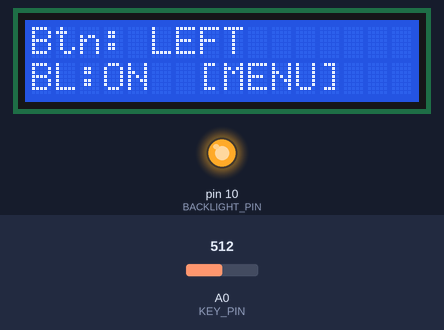
This sketch was run on a simulated Arduino Uno, built with avr-gcc and run on an emulated ATmega328P. On the bench: 16×2 character LCD, output pins drawn as LEDs (lit = HIGH). The test bench sets the inputs (shaded band); at power-on: A0 (KEY_PIN) = 512.

Above: at 2.4 s.
2.5 s: A0 (KEY_PIN) set to 535
At 3.5 s:
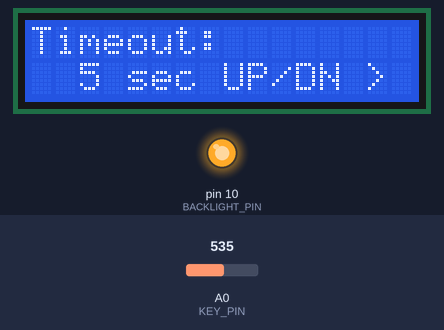
4.1 s: A0 (KEY_PIN) set to 508
At 5.0 s:
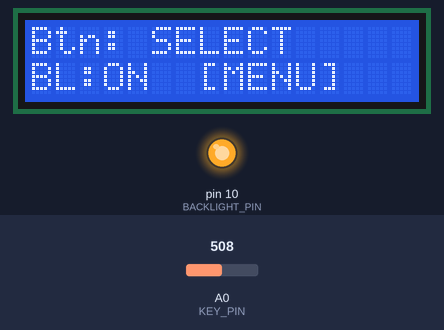
5.7 s: A0 (KEY_PIN) set to 320
At 6.6 s:
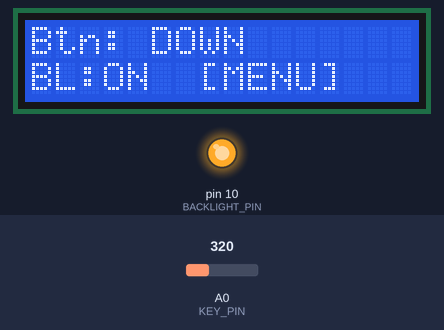
7.2 s: A0 (KEY_PIN) set to 170
At 8.2 s:
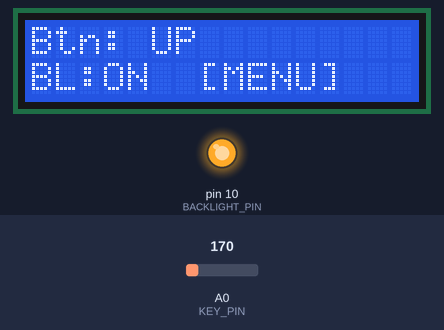
8.7 s: A0 (KEY_PIN) set to 40
At 9.8 s:
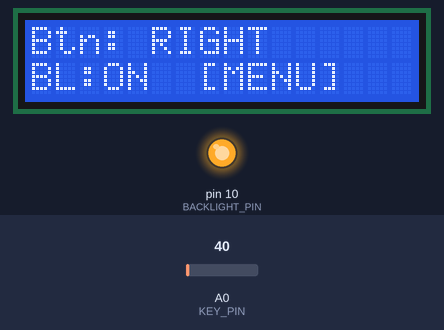
10.2 s: A0 (KEY_PIN) set to 60
At 16.3 s:
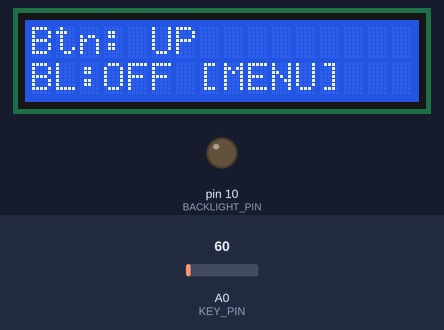
Timing chart, 0 to 16.9 s (numbered marks = the images above; inputs shaded):
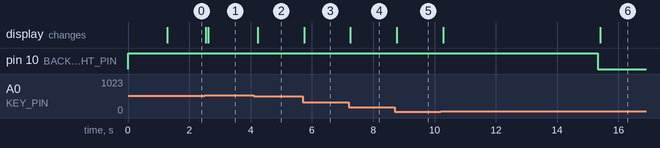

The sketch:

Menu.ino
```cpp
// Menu/Menu.ino
// Based on Demo/Demo.ino — adds a user menu for configuring backlight
// timeout duration and auto-off enable/disable without recompiling.
//
// Navigation:
//   Normal view  →  press SELECT to enter the menu
//   In menu      →  LEFT / RIGHT to move between menu items
//                   UP   / DOWN  to change the highlighted setting
//                   SELECT       to leave the menu and return to normal view
//
// Menu items:
//   1. Timeout  — choose from preset durations (5s, 10s, 15s, 30s, 1min, 2min, 5min)
//   2. Auto-Off — ENABLED or DISABLED

#include <LiquidCrystal.h>

// ---------------------------------------------------------------------------
// Hardware constants — match Demo.ino pin assignments
// ---------------------------------------------------------------------------
LiquidCrystal lcd(8, 9, 4, 5, 6, 7);

const int KEY_PIN      = A0;
const int BACKLIGHT_PIN = 10;

// Set BACKLIGHT_ON_LEVEL to LOW if your shield uses an active-LOW backlight.
const bool BACKLIGHT_ON_LEVEL  = HIGH;
const bool BACKLIGHT_OFF_LEVEL = !BACKLIGHT_ON_LEVEL;  // automatically the opposite level

// ---------------------------------------------------------------------------
// Button enum (same as Demo.ino)
// ---------------------------------------------------------------------------
enum Button { BTN_RIGHT, BTN_UP, BTN_DOWN, BTN_LEFT, BTN_SELECT, BTN_NONE };

// ---------------------------------------------------------------------------
// Menu state machine
// ---------------------------------------------------------------------------
// STATE_NORMAL     – shows current button + backlight status (like Demo.ino)
// STATE_MENU_TIMEOUT – lets the user pick a timeout duration
// STATE_MENU_AUTOOFF – lets the user enable/disable auto-off
enum MenuState { STATE_NORMAL, STATE_MENU_TIMEOUT, STATE_MENU_AUTOOFF };

// ---------------------------------------------------------------------------
// Timeout presets
// ---------------------------------------------------------------------------
const unsigned long TIMEOUT_OPTIONS[] = {
  5000UL,    //  5 seconds
  10000UL,   // 10 seconds
  15000UL,   // 15 seconds
  30000UL,   // 30 seconds
  60000UL,   //  1 minute
  120000UL,  //  2 minutes
  300000UL   //  5 minutes
};
const char* TIMEOUT_LABELS[] = {
  " 5 sec", "10 sec", "15 sec", "30 sec",
  " 1 min", " 2 min", " 5 min"
};
const int TIMEOUT_COUNT = 7;

// Timing constants
const unsigned long DEBOUNCE_DELAY_MS    = 40;   // ms a button must be stable before accepted
const unsigned long SPLASH_SCREEN_DELAY_MS = 1200; // ms to show the startup message
const unsigned long LOOP_DELAY_MS        = 80;   // ms between each loop iteration (refresh rate)

// ---------------------------------------------------------------------------
// Runtime state
// ---------------------------------------------------------------------------
int           timeoutIndex   = 0;     // index into TIMEOUT_OPTIONS / TIMEOUT_LABELS
bool          autoOffEnabled = true;  // whether backlight auto-off is active
unsigned long lastActivityMs = 0;     // millis() of last button press
bool          backlightIsOn  = true;
MenuState     menuState      = STATE_NORMAL;

// ---------------------------------------------------------------------------
// Helper: read and debounce the keypad
// ---------------------------------------------------------------------------
Button readButton(int adc) {
  // Thresholds match Demo.ino:
  // RIGHT ~0, UP ~100, DOWN ~256, LEFT ~410, SELECT ~640, NONE ~1023
  if (adc < 50)   return BTN_RIGHT;
  if (adc < 180)  return BTN_UP;
  if (adc < 330)  return BTN_DOWN;
  if (adc < 525)  return BTN_LEFT;
  if (adc < 800)  return BTN_SELECT;
  return BTN_NONE;
}

// Returns the button that was just pressed (rising edge only).
// Call once per loop iteration to get at most one press event.
Button getPressEvent() {
  static Button lastStable  = BTN_NONE;
  static unsigned long lastChangeMs = 0;

  const unsigned long now = millis();
  Button current = readButton(analogRead(KEY_PIN));

  if (current != lastStable) {
    if (now - lastChangeMs >= DEBOUNCE_DELAY_MS) {
      lastStable    = current;
      lastChangeMs  = now;
      // A press event fires when a real button becomes active (not NONE)
      if (lastStable != BTN_NONE) {
        return lastStable;
      }
    }
  } else {
    lastChangeMs = now;
  }
  return BTN_NONE;
}

// ---------------------------------------------------------------------------
// Backlight control (identical to Demo.ino)
// ---------------------------------------------------------------------------
void setBacklight(bool on) {
  digitalWrite(BACKLIGHT_PIN, on ? BACKLIGHT_ON_LEVEL : BACKLIGHT_OFF_LEVEL);
  backlightIsOn = on;
}

// ---------------------------------------------------------------------------
// Display helpers
// ---------------------------------------------------------------------------

// Normal view: row 0 = last button pressed, row 1 = backlight state
void drawNormal(Button lastBtn) {
  lcd.setCursor(0, 0);
  lcd.print("Btn: ");
  switch (lastBtn) {
    case BTN_RIGHT:  lcd.print("RIGHT  "); break;
    case BTN_UP:     lcd.print("UP     "); break;
    case BTN_DOWN:   lcd.print("DOWN   "); break;
    case BTN_LEFT:   lcd.print("LEFT   "); break;
    case BTN_SELECT: lcd.print("SELECT "); break;
    default:         lcd.print("NONE   "); break;
  }
  lcd.setCursor(0, 1);
  lcd.print(backlightIsOn ? "BL:ON  [MENU]   " : "BL:OFF [MENU]   ");
}

// Timeout menu: shows current selection with navigation hints
// Row 0: "Timeout:"
// Row 1: "< 10 sec UP/DN >"   (arrows appear when more items exist)
void drawMenuTimeout() {
  lcd.setCursor(0, 0);
  lcd.print("Timeout:        ");

  lcd.setCursor(0, 1);
  // Left arrow when not at first item
  lcd.print(timeoutIndex > 0 ? "<" : " ");
  lcd.print(TIMEOUT_LABELS[timeoutIndex]);
  lcd.print(" UP/DN ");
  // Right arrow when not at last item
  lcd.print(timeoutIndex < TIMEOUT_COUNT - 1 ? ">" : " ");
}

// Auto-Off menu
// Row 0: "Auto-Off:"
// Row 1: "< ENABLED UP/DN >"
void drawMenuAutoOff() {
  lcd.setCursor(0, 0);
  lcd.print("Auto-Off:       ");

  lcd.setCursor(0, 1);
  lcd.print(" ");
  lcd.print(autoOffEnabled ? "ENABLED  UP/DN  " : "DISABLED UP/DN  ");
}

// ---------------------------------------------------------------------------
// setup
// ---------------------------------------------------------------------------
void setup() {
  pinMode(BACKLIGHT_PIN, OUTPUT);
  setBacklight(true);
  lastActivityMs = millis();

  lcd.begin(16, 2);
  lcd.clear();
  lcd.print("BL Timeout Menu");
  lcd.setCursor(0, 1);
  lcd.print("SELECT=open menu");
  delay(SPLASH_SCREEN_DELAY_MS);
  lcd.clear();
}

// ---------------------------------------------------------------------------
// loop
// ---------------------------------------------------------------------------
void loop() {
  static Button lastDisplayedBtn = BTN_NONE;

  const unsigned long now = millis();

  // Get a single press event this iteration (debounced)
  Button pressed = getPressEvent();

  if (pressed != BTN_NONE) {
    // Any key press wakes / resets the backlight timeout
    lastActivityMs = now;
    if (!backlightIsOn) {
      setBacklight(true);
      // When waking from off, consume the press so we don't also navigate
      pressed = BTN_NONE;
    }
  }

  // ---- State machine -------------------------------------------------------
  switch (menuState) {

    // ---- Normal view --------------------------------------------------------
    case STATE_NORMAL:
      if (pressed != BTN_NONE) {
        lastDisplayedBtn = pressed;
      }
      if (pressed == BTN_SELECT) {
        // Enter first menu item
        menuState = STATE_MENU_TIMEOUT;
        lcd.clear();
      }
      drawNormal(lastDisplayedBtn);
      break;

    // ---- Timeout setting menu -----------------------------------------------
    case STATE_MENU_TIMEOUT:
      switch (pressed) {
        case BTN_UP:
          // Increase timeout (wrap at max)
          if (timeoutIndex < TIMEOUT_COUNT - 1) timeoutIndex++;
          break;
        case BTN_DOWN:
          // Decrease timeout (clamp at 0)
          if (timeoutIndex > 0) timeoutIndex--;
          break;
        case BTN_RIGHT:
          // Move to next menu item (Auto-Off)
          menuState = STATE_MENU_AUTOOFF;
          lcd.clear();
          break;
        case BTN_LEFT:
          // Already at first menu item; exit menu
          menuState = STATE_NORMAL;
          lcd.clear();
          break;
        case BTN_SELECT:
          // Confirm and exit menu
          menuState = STATE_NORMAL;
          lcd.clear();
          break;
        default:
          break;
      }
      drawMenuTimeout();
      break;

    // ---- Auto-Off menu ------------------------------------------------------
    case STATE_MENU_AUTOOFF:
      switch (pressed) {
        case BTN_UP:
        case BTN_DOWN:
          // Toggle auto-off
          autoOffEnabled = !autoOffEnabled;
          break;
        case BTN_LEFT:
          // Go back to timeout menu
          menuState = STATE_MENU_TIMEOUT;
          lcd.clear();
          break;
        case BTN_RIGHT:
          // Already at last menu item; exit menu
          menuState = STATE_NORMAL;
          lcd.clear();
          break;
        case BTN_SELECT:
          // Confirm and exit menu
          menuState = STATE_NORMAL;
          lcd.clear();
          break;
        default:
          break;
      }
      drawMenuAutoOff();
      break;
  }

  // ---- Backlight auto-off logic --------------------------------------------
  // Only applies when outside the menu (to avoid turning off mid-edit)
  // and only when auto-off is enabled.
  if (menuState == STATE_NORMAL && autoOffEnabled && backlightIsOn) {
    if (now - lastActivityMs >= TIMEOUT_OPTIONS[timeoutIndex]) {
      setBacklight(false);
    }
  }

  delay(LOOP_DELAY_MS);
}
```

Measured:
- the behaviour switches between 525 and 524 on A0 (KEY_PIN) (found by bisection; images 1 and 2)
- after the input at 2.5 s, the display: first changes at once (image 1 shows a later state)
- after the input at 4.1 s, the display: changes after 0.13 s (image 2)
- after the input at 5.7 s, the display: changes at once (image 3)
- after the input at 7.2 s, the display: changes after 0.06 s (image 4)
- after the input at 8.7 s, the display: changes after 0.07 s (image 5)
- after the input at 10.2 s, pin 10 (BACKLIGHT_PIN): HIGH → LOW after 5.1 s instead of 3.6 s; the display: first changes after 0.08 s (image 6 shows a later state)
